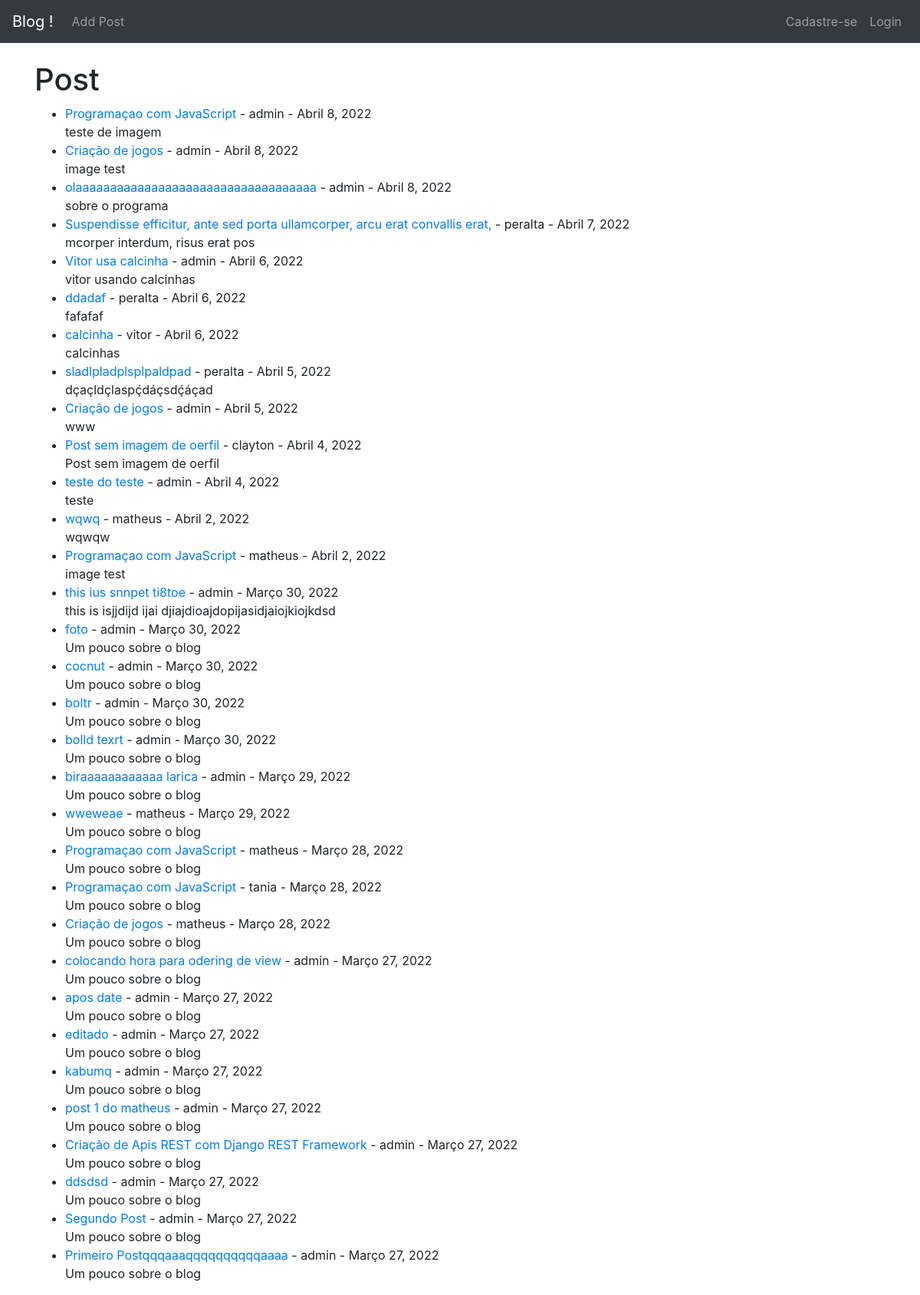
The page / on the database its author committed.
### core/models.py (models this page shows, shortened)
class Base(models.Model):
    criacao = models.DateField('Criação', auto_now_add=True)
    atualizacao = models.DateField('Atualização', auto_now='True')
    hora = models.TimeField('horario', auto_now=True)
    class Meta:
        abstract = True

class Post(Base):
    titulo = models.CharField('Título', max_length=255)
    header_title = StdImageField(null=True, blank=True, upload_to='images/')
    autor = models.ForeignKey(User, default=User, on_delete=models.CASCADE)
    body = RichTextField('Post', blank=True, null=True)
    snippet = models.CharField('Sobre oque é ?', max_length=255)
    likes = models.ManyToManyField(User, related_name='blog_post')

### core/views.py (the view)
# urls.py: path('', IndexView.as_view(), name='index'),
class IndexView(ListView):
    model = Post
    template_name = 'index.html'
    ordering = ['-id']

### core/templates/index.html
{% extends 'base.html' %}
{% block content %}
<h1>Post</h1>
<ul>
{% for post in object_list %}
    <li><a href="{% url 'post_detail' post.pk %}">{{ post.titulo }}</a> - {{ post.autor }} - {{ post.criacao }} <br/body>
    {{ post.snippet }}</li>
{% endfor %}
</ul>
{% endblock %}

### rows shown on the page
Post: titulo "Programaçao com JavaScript", autor "admin", criacao "Abril 8, 2022", snippet "teste de imagem"
Post: titulo "Criação de jogos", autor "admin", criacao "Abril 8, 2022", snippet "image test"
Post: titulo "olaaaaaaaaaaaaaaaaaaaaaaaaaaaaaaaaaaa", autor "admin", criacao "Abril 8, 2022", snippet "sobre o programa"
Post: titulo "Suspendisse efficitur, ante sed porta ullamcorper, arcu erat convallis erat,", autor "peralta", criacao "Abril 7, 2022", snippet "mcorper interdum, risus erat pos"
Post: titulo "Vitor usa calcinha", autor "admin", criacao "Abril 6, 2022", snippet "vitor usando calcinhas"
Post: titulo "ddadaf", autor "peralta", criacao "Abril 6, 2022", snippet "fafafaf"
Post: titulo "calcinha", autor "vitor", criacao "Abril 6, 2022", snippet "calcinhas"
Post: titulo "sladlpladplsplpaldpad", autor "peralta", criacao "Abril 5, 2022", snippet "dçaçldçlaspḉdáçsdḉáçad"
Post: titulo "Criação de jogos", autor "admin", criacao "Abril 5, 2022", snippet "www"
Post: titulo "Post sem imagem de oerfil", autor "clayton", criacao "Abril 4, 2022", snippet "Post sem imagem de oerfil"
Post: titulo "teste do teste", autor "admin", criacao "Abril 4, 2022", snippet "teste"
Post: titulo "wqwq", autor "matheus", criacao "Abril 2, 2022", snippet "wqwqw"
Post: titulo "Programaçao com JavaScript", autor "matheus", criacao "Abril 2, 2022", snippet "image test"
Post: titulo "this ius snnpet ti8toe", autor "admin", criacao "Março 30, 2022", snippet "this is isjjdijd ijai djiajdioajdopijasidjaiojkiojkdsd"
Post: titulo "foto", autor "admin", criacao "Março 30, 2022", snippet "Um pouco sobre o blog"
Post: titulo "cocnut", autor "admin", criacao "Março 30, 2022", snippet "Um pouco sobre o blog"
Post: titulo "boltr", autor "admin", criacao "Março 30, 2022", snippet "Um pouco sobre o blog"
Post: titulo "bolld texrt", autor "admin", criacao "Março 30, 2022", snippet "Um pouco sobre o blog"
Post: titulo "biraaaaaaaaaaaa larica", autor "admin", criacao "Março 29, 2022", snippet "Um pouco sobre o blog"
Post: titulo "wweweae", autor "matheus", criacao "Março 29, 2022", snippet "Um pouco sobre o blog"
Post: titulo "Programaçao com JavaScript", autor "matheus", criacao "Março 28, 2022", snippet "Um pouco sobre o blog"
Post: titulo "Programaçao com JavaScript", autor "tania", criacao "Março 28, 2022", snippet "Um pouco sobre o blog"
Post: titulo "Criação de jogos", autor "matheus", criacao "Março 28, 2022", snippet "Um pouco sobre o blog"
Post: titulo "colocando hora para odering de view", autor "admin", criacao "Março 27, 2022", snippet "Um pouco sobre o blog"
Post: titulo "apos date", autor "admin", criacao "Março 27, 2022", snippet "Um pouco sobre o blog"
Post: titulo "editado", autor "admin", criacao "Março 27, 2022", snippet "Um pouco sobre o blog"
Post: titulo "kabumq", autor "admin", criacao "Março 27, 2022", snippet "Um pouco sobre o blog"
Post: titulo "post 1 do matheus", autor "admin", criacao "Março 27, 2022", snippet "Um pouco sobre o blog"
Post: titulo "Criação de Apis REST com Django REST Framework", autor "admin", criacao "Março 27, 2022", snippet "Um pouco sobre o blog"
Post: titulo "ddsdsd", autor "admin", criacao "Março 27, 2022", snippet "Um pouco sobre o blog"
Post: titulo "Segundo Post", autor "admin", criacao "Março 27, 2022", snippet "Um pouco sobre o blog"
Post: titulo "Primeiro Postqqqaaaqqqqqqqqqqaaaa", autor "admin", criacao "Março 27, 2022", snippet "Um pouco sobre o blog"
